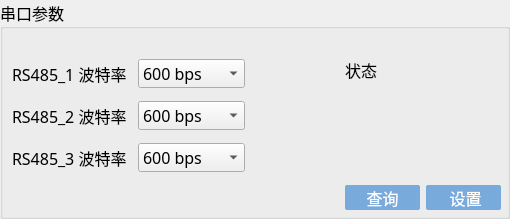
             <widget class="QGroupBox" name="groupBox">
              <property name="font">
               <font>
                <family>Microsoft YaHei</family>
                <pointsize>12</pointsize>
               </font>
              </property>
              <property name="styleSheet">
               <string notr="true">QGroupBox{
	color: &quot;#2e4a66&quot;;
}</string>
              </property>
              <property name="title">
               <string>串口参数</string>
              </property>
              <widget class="QLabel" name="label_13">
               <property name="geometry">
                <rect>
                 <x>12</x>
                 <y>143</y>
                 <width>120</width>
                 <height>29</height>
                </rect>
               </property>
               <property name="minimumSize">
                <size>
                 <width>0</width>
                 <height>0</height>
                </size>
               </property>
               <property name="maximumSize">
                <size>
                 <width>120</width>
                 <height>16777215</height>
                </size>
               </property>
               <property name="font">
                <font>
                 <family>Microsoft YaHei</family>
                 <pointsize>12</pointsize>
                </font>
               </property>
               <property name="styleSheet">
                <string notr="true">QLabel
{
color: &quot;#2e4a66&quot;;
}</string>
               </property>
               <property name="text">
                <string>RS485_3 波特率：</string>
               </property>
              </widget>
              <widget class="QComboBox" name="comboBox_rs485_2">
               <property name="geometry">
                <rect>
                 <x>138</x>
                 <y>101</y>
                 <width>107</width>
                 <height>29</height>
                </rect>
               </property>
               <property name="sizePolicy">
                <sizepolicy hsizetype="Expanding" vsizetype="Fixed">
                 <horstretch>0</horstretch>
                 <verstretch>0</verstretch>
                </sizepolicy>
               </property>
               <property name="maximumSize">
                <size>
                 <width>16777215</width>
                 <height>16777215</height>
                </size>
               </property>
               <property name="font">
                <font>
                 <family>Microsoft YaHei</family>
                 <pointsize>12</pointsize>
                </font>
               </property>
               <property name="styleSheet">
                <string notr="true">QComboBox
{
color: &quot;#2e4a66&quot;;
}
</string>
               </property>
               <item>
                <property name="text">
                 <string>600 bps</string>
                </property>
               </item>
               <item>
                <property name="text">
                 <string>1200 bps</string>
                </property>
               </item>
               <item>
                <property name="text">
                 <string>4800 bps</string>
                </property>
               </item>
               <item>
                <property name="text">
                 <string>9600 bps</string>
                </property>
               </item>
               <item>
                <property name="text">
                 <string>19200 bps</string>
                </property>
               </item>
               <item>
                <property name="text">
                 <string>38400 bps</string>
                </property>
               </item>
              </widget>
              <widget class="QLabel" name="label_12">
               <property name="geometry">
                <rect>
                 <x>12</x>
                 <y>101</y>
                 <width>120</width>
                 <height>29</height>
                </rect>
               </property>
               <property name="minimumSize">
                <size>
                 <width>0</width>
                 <height>0</height>
                </size>
               </property>
               <property name="maximumSize">
                <size>
                 <width>120</width>
                 <height>16777215</height>
                </size>
               </property>
               <property name="font">
                <font>
                 <family>Microsoft YaHei</family>
                 <pointsize>12</pointsize>
                </font>
               </property>
               <property name="styleSheet">
                <string notr="true">QLabel
{
color: &quot;#2e4a66&quot;;
}</string>
               </property>
               <property name="text">
                <string>RS485_2 波特率：</string>
               </property>
              </widget>
              <widget class="QPushButton" name="button_rs485_set">
               <property name="geometry">
                <rect>
                 <x>426</x>
                 <y>185</y>
                 <width>75</width>
                 <height>25</height>
                </rect>
               </property>
               <property name="sizePolicy">
                <sizepolicy hsizetype="Fixed" vsizetype="Fixed">
                 <horstretch>20</horstretch>
                 <verstretch>0</verstretch>
                </sizepolicy>
               </property>
               <property name="minimumSize">
                <size>
                 <width>60</width>
                 <height>0</height>
                </size>
               </property>
               <property name="maximumSize">
                <size>
                 <width>16777215</width>
                 <height>16777215</height>
                </size>
               </property>
               <property name="font">
                <font>
                 <family>Microsoft YaHei</family>
                 <pointsize>12</pointsize>
                </font>
               </property>
               <property name="styleSheet">
                <string notr="true">QPushButton{

        border-radius: 2px;

        border: none;

        width: 75px;

        height: 25px;
        background-color:rgb(0,0,0,0);

}

QPushButton:enabled {

        background: rgb(120, 170, 220);

        color: white;

}

QPushButton:!enabled {

        background: rgb(180, 180, 180);

        color: white;

}

QPushButton:enabled:hover{

        background: rgb(100, 160, 220);

}

QPushButton:enabled:pressed{

        background: rgb(0, 78, 161);

}

 

QPushButton#blueButton {

        color: white;

}

QPushButton#blueButton:enabled {

        background: rgb(0, 78, 161);

        color: white;

}

QPushButton:!enabled {

        background: rgb(180, 180, 180);

        color: white;

}

QPushButton#blueButton:enabled:hover {

        background: rgb(2, 65, 132);

}

QPushButton#blueButton:enabled:pressed {

        background: rgb(6, 94, 187);

}</string>
               </property>
               <property name="text">
                <string> 设置</string>
               </property>
              </widget>
              <widget class="QLabel" name="label_rs485_man_feedback">
               <property name="geometry">
                <rect>
                 <x>345</x>
                 <y>59</y>
                 <width>32</width>
                 <height>21</height>
                </rect>
               </property>
               <property name="sizePolicy">
                <sizepolicy hsizetype="Minimum" vsizetype="Preferred">
                 <horstretch>0</horstretch>
                 <verstretch>0</verstretch>
                </sizepolicy>
               </property>
               <property name="minimumSize">
                <size>
                 <width>0</width>
                 <height>0</height>
                </size>
               </property>
               <property name="maximumSize">
                <size>
                 <width>200</width>
                 <height>16777215</height>
                </size>
               </property>
               <property name="font">
                <font>
                 <family>Microsoft YaHei</family>
                 <pointsize>12</pointsize>
                </font>
               </property>
               <property name="styleSheet">
                <string notr="true">QLabel
{
color: &quot;#2e4a66&quot;;
}</string>
               </property>
               <property name="text">
                <string>状态</string>
               </property>
               <property name="alignment">
                <set>Qt::AlignCenter</set>
               </property>
              </widget>
              <widget class="QLabel" name="label_11">
               <property name="geometry">
                <rect>
                 <x>12</x>
                 <y>59</y>
                 <width>120</width>
                 <height>29</height>
                </rect>
               </property>
               <property name="minimumSize">
                <size>
                 <width>0</width>
                 <height>0</height>
                </size>
               </property>
               <property name="maximumSize">
                <size>
                 <width>120</width>
                 <height>16777215</height>
                </size>
               </property>
               <property name="font">
                <font>
                 <family>Microsoft YaHei</family>
                 <pointsize>12</pointsize>
                </font>
               </property>
               <property name="styleSheet">
                <string notr="true">QLabel
{
color: &quot;#2e4a66&quot;;
}</string>
               </property>
               <property name="text">
                <string>RS485_1 波特率：</string>
               </property>
              </widget>
              <widget class="QComboBox" name="comboBox_rs485_3">
               <property name="geometry">
                <rect>
                 <x>138</x>
                 <y>143</y>
                 <width>107</width>
                 <height>29</height>
                </rect>
               </property>
               <property name="sizePolicy">
                <sizepolicy hsizetype="Expanding" vsizetype="Fixed">
                 <horstretch>0</horstretch>
                 <verstretch>0</verstretch>
                </sizepolicy>
               </property>
               <property name="maximumSize">
                <size>
                 <width>16777215</width>
                 <height>16777215</height>
                </size>
               </property>
               <property name="font">
                <font>
                 <family>Microsoft YaHei</family>
                 <pointsize>12</pointsize>
                </font>
               </property>
               <property name="styleSheet">
                <string notr="true">QComboBox
{
color: &quot;#2e4a66&quot;;
}
</string>
               </property>
               <item>
                <property name="text">
                 <string>600 bps</string>
                </property>
               </item>
               <item>
                <property name="text">
                 <string>1200 bps</string>
                </property>
               </item>
               <item>
                <property name="text">
                 <string>4800 bps</string>
                </property>
               </item>
               <item>
                <property name="text">
                 <string>9600 bps</string>
                </property>
               </item>
               <item>
                <property name="text">
                 <string>19200 bps</string>
                </property>
               </item>
               <item>
                <property name="text">
                 <string>38400 bps</string>
                </property>
               </item>
              </widget>
              <widget class="QComboBox" name="comboBox_rs485_1">
               <property name="geometry">
                <rect>
                 <x>138</x>
                 <y>59</y>
                 <width>107</width>
                 <height>29</height>
                </rect>
               </property>
               <property name="sizePolicy">
                <sizepolicy hsizetype="Expanding" vsizetype="Fixed">
                 <horstretch>0</horstretch>
                 <verstretch>0</verstretch>
                </sizepolicy>
               </property>
               <property name="maximumSize">
                <size>
                 <width>16777215</width>
                 <height>16777215</height>
                </size>
               </property>
               <property name="font">
                <font>
                 <family>Microsoft YaHei</family>
                 <pointsize>12</pointsize>
                </font>
               </property>
               <property name="styleSheet">
                <string notr="true">QComboBox
{
color: &quot;#2e4a66&quot;;
}
</string>
               </property>
               <item>
                <property name="text">
                 <string>600 bps</string>
                </property>
               </item>
               <item>
                <property name="text">
                 <string>1200 bps</string>
                </property>
               </item>
               <item>
                <property name="text">
                 <string>4800 bps</string>
                </property>
               </item>
               <item>
                <property name="text">
                 <string>9600 bps</string>
                </property>
               </item>
               <item>
                <property name="text">
                 <string>19200 bps</string>
                </property>
               </item>
               <item>
                <property name="text">
                 <string>38400 bps</string>
                </property>
               </item>
              </widget>
              <widget class="QPushButton" name="button_rs485_query">
               <property name="geometry">
                <rect>
                 <x>345</x>
                 <y>185</y>
                 <width>75</width>
                 <height>25</height>
                </rect>
               </property>
               <property name="sizePolicy">
                <sizepolicy hsizetype="Fixed" vsizetype="Fixed">
                 <horstretch>20</horstretch>
                 <verstretch>0</verstretch>
                </sizepolicy>
               </property>
               <property name="minimumSize">
                <size>
                 <width>60</width>
                 <height>0</height>
                </size>
               </property>
               <property name="font">
                <font>
                 <family>Microsoft YaHei</family>
                 <pointsize>12</pointsize>
                </font>
               </property>
               <property name="styleSheet">
                <string notr="true">QPushButton{

        border-radius: 2px;

        border: none;

        width: 75px;

        height: 25px;
        background-color:rgb(0,0,0,0);

}

QPushButton:enabled {

        background: rgb(120, 170, 220);

        color: white;

}

QPushButton:!enabled {

        background: rgb(180, 180, 180);

        color: white;

}

QPushButton:enabled:hover{

        background: rgb(100, 160, 220);

}

QPushButton:enabled:pressed{

        background: rgb(0, 78, 161);

}

 

QPushButton#blueButton {

        color: white;

}

QPushButton#blueButton:enabled {

        background: rgb(0, 78, 161);

        color: white;

}

QPushButton:!enabled {

        background: rgb(180, 180, 180);

        color: white;

}

QPushButton#blueButton:enabled:hover {

        background: rgb(2, 65, 132);

}

QPushButton#blueButton:enabled:pressed {

        background: rgb(6, 94, 187);

}</string>
               </property>
               <property name="text">
                <string>查询</string>
               </property>
              </widget>
             </widget>
